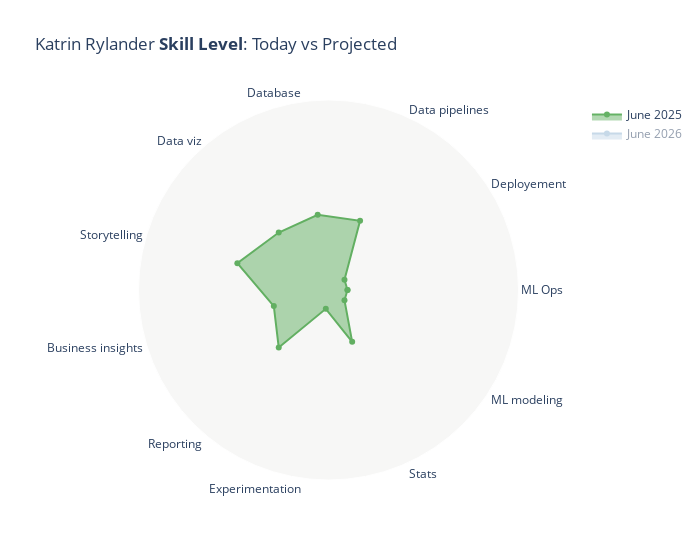

The cell this chart's notebook holds for it:
### Code cell
# Define colors
colors = {
    "June 2025": "green",
    "June 2026": "steelblue",
}

# Initialize figure
fig = go.Figure()

# Add traces from DataFrame
for timepoint in ["June 2025", "June 2026"]:
    levels = df[timepoint].tolist()
    skills = df["Skill"].tolist()

    fig.add_trace(
        go.Scatterpolar(
            r=levels + [levels[0]],  # close the loop
            theta=skills + [skills[0]],  # close the loop
            fill="tonext",
            name=timepoint,
            meta=[timepoint],
            line=dict(color=colors[timepoint]),
            opacity=0.6,
            hovertemplate="<b>%{meta[0]}</b><br>%{theta}<br>Skill level %{r}<extra></extra>",
            visible=True if timepoint == "June 2025" else "legendonly",
        )
    )

# Update layout
fig.update_layout(
    title="Katrin Rylander <b>Skill Level</b>: Today vs Projected",
    width=700,
    hovermode="closest",
    polar=dict(
        bgcolor="#f7f7f6",
        radialaxis=dict(visible=False, range=[0, 10]),  # set range explicitly
        angularaxis=dict(showgrid=False)
    ),
)

# Show and save plot
fig.show()
fig.write_html("interactive_figures/spider.html")

### Figure 1 — Plotly figure (JSON) as saved in the notebook; plotly's stock layout.template omitted (floating-point values rounded to 4 significant figures)
{"data": [{"fill": "tonext", "hovertemplate": "<b>%{meta[0]}</b><br>%{theta}<br>Skill level %{r}<extra></extra>", "line": {"color": "green"}, "meta": ["June 2025"], "name": "June 2025", "opacity": 0.6, "r": [1, 1, 4, 4, 4, 5, 3, 4, 1, 3, 1, 1], "theta": ["ML Ops", "Deployement", "Data pipelines", "Database", "Data viz", "Storytelling", "Business insights", "Reporting", "Experimentation", "Stats", "ML modeling", "ML Ops"], "type": "scatterpolar", "visible": true}, {"fill": "tonext", "hovertemplate": "<b>%{meta[0]}</b><br>%{theta}<br>Skill level %{r}<extra></extra>", "line": {"color": "steelblue"}, "meta": ["June 2026"], "name": "June 2026", "opacity": 0.6, "r": [3, 3, 8, 8, 5, 6, 4, 6, 3, 6, 3, 3], "theta": ["ML Ops", "Deployement", "Data pipelines", "Database", "Data viz", "Storytelling", "Business insights", "Reporting", "Experimentation", "Stats", "ML modeling", "ML Ops"], "type": "scatterpolar", "visible": "legendonly"}], "layout": {"hovermode": "closest", "polar": {"angularaxis": {"showgrid": false}, "bgcolor": "#f7f7f6", "radialaxis": {"range": [0, 10], "visible": false}}, "title": {"text": "Katrin Rylander <b>Skill Level</b>: Today vs Projected"}, "width": 700}}
